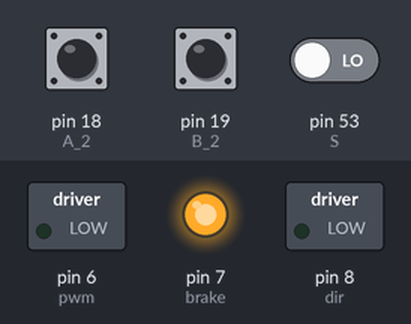
A sketch run on a simulated Arduino Mega 2560, built with avr-gcc and run on an emulated ATmega2560. On the bench: switched loads named in the sketch (green lamp = pin HIGH), output pins drawn as LEDs (lit = HIGH). Inputs (shaded band) come from the test bench; at power-on: pin 53 (S) LOW, pin 18 (A_2) LOW, pin 19 (B_2) HIGH. What the sketch prints to the serial monitor is not drawn.

Above: at 1.2 s.
1.3 s: pin 53 (S) driven HIGH
2.9 s: pin 18 (A_2) pulsed HIGH 5 times (0.12 s each, 0.3 s apart)
7.4 s: pin 18 (A_2) pulsed HIGH 5 times (0.12 s each, 0.3 s apart)
11.9 s: pin 18 (A_2) driven HIGH
Timing chart, 0 to 14.9 s (numbered marks = the images above; inputs shaded):
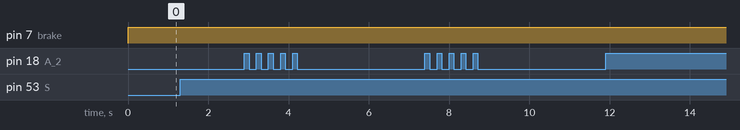

The sketch:

control_lib.pde
```cpp
/* Rotary Inverted Pendulum PID controller
  using PID library*/

#include <PID_v1.h>
int A_2=18; /*encoder channel A*/
int B_2=19;/*encoder channel B*/
int dir=8; /*direction pin for H-bridge*/
int pwm=6; /*pwm pin for H-bridge*/
int brake=7;/*brake pin for H-bridge*/
#define S 53/*switch (just to say to arduino
              that execute the program if switch is turned on)*/
volatile double count_2 = 0.0; /*variable to store encoder pulses*/
double Setpoint,Input,Output,theta;
PID Furuta(&Input,&Output,&Setpoint,5.0,0.0,0.0,DIRECT);

void setup()
{ Serial.begin (9600);
  /*channels A and B as inputs*/
  pinMode(A_2, INPUT);
  pinMode(B_2, INPUT);
  /*pins to H-bridge as outputs*/
  pinMode (dir, OUTPUT);
  pinMode (pwm, OUTPUT);
  pinMode (brake, OUTPUT);
 /*for the switch and LED*/
  pinMode(S,INPUT);
  /*to read encoder*/
  attachInterrupt(5, doA2, CHANGE);
  attachInterrupt(4, doB2, CHANGE);
  Furuta.SetMode(AUTOMATIC);
  Furuta.SetOutputLimits(-255.0,255.0);
  Furuta.SetSampleTime(1);
  Furuta.SetControllerDirection(DIRECT);
  Setpoint=180.0;
  Serial.println("START READING");
}
void loop()
{if(digitalRead(S)==HIGH)
{   /*variable to convert pulses to mechanical degrees*/
   theta=count_2*(360.0/10000.0);/* 10000.0=2500*4
                                        (2500 counts per revolution
                                        encoder resolution)*/
  Input = theta ;
  Furuta.Compute();
  if (Input==Setpoint)
  {
     motorStop ();
  }
  if (Input<Setpoint)
  {
    motor_CW ();/* motor spins clockwise direction*/

    analogWrite(pwm,Output);
  }
  if (Input>Setpoint)
  {
      motor_CCW ();/*motor spins counter-clockwise direction*/

      if(Output<0)
      {Output=Output*(-1.0);
      analogWrite(pwm,Output);
      }else
        {analogWrite(pwm,Output);
        }
    }
  if(Input<=160.0||Input>=200.0)
  {
    motorStop ();
  }
  serialData();

}else{motorStop();}
}

void doA2(){
  // look for a low-to-high on channel A
  if (digitalRead(A_2) == HIGH) {
    // check channel B to see which way encoder is turning
    if (digitalRead(B_2) == LOW) {
      count_2 = count_2 + 1;         // CW
    }
    else {
      count_2 = count_2 - 1;         // CCW
    }
  }
  else   // must be a high-to-low edge on channel A
  {
    // check channel B to see which way encoder is turning
    if (digitalRead(B_2) == HIGH) {
      count_2 = count_2 + 1;          // CW
    }
    else {
      count_2 = count_2 - 1;          // CCW
    }
  }

}
void doB2(){
  // look for a low-to-high on channel B
  if (digitalRead(B_2) == HIGH) {
   // check channel A to see which way encoder is turning
    if (digitalRead(A_2) == HIGH) {
      count_2 = count_2 + 1;         // CW
    }
    else {
      count_2 = count_2 - 1;         // CCW
    }
  }
  // Look for a high-to-low on channel B
  else {
    // check channel B to see which way encoder is turning
    if (digitalRead(A_2) == LOW) {
      count_2 = count_2 + 1;          // CW
    }
    else {
      count_2 = count_2 - 1;          // CCW
    }
  }
}
void motor_CCW ()/* motor spins clockwise direction*/
{
  digitalWrite(dir,HIGH);
  digitalWrite(pwm,HIGH);
  digitalWrite(brake,LOW);
}
void motor_CW ()/*motor spins counter clockwise direction*/
{
  digitalWrite(dir,LOW);
  digitalWrite(pwm,HIGH);
  digitalWrite(brake,LOW);
}
void motorStop ()/*motor brakes*/
{
  digitalWrite (dir, LOW);
  digitalWrite (pwm, LOW);
  digitalWrite (brake, HIGH);
}
void serialData()
{
  Serial.print(" Input = ");
  Serial.print(Input);
  Serial.print(", Output=");
  Serial.print(Output);
  Serial.println();
}
```
